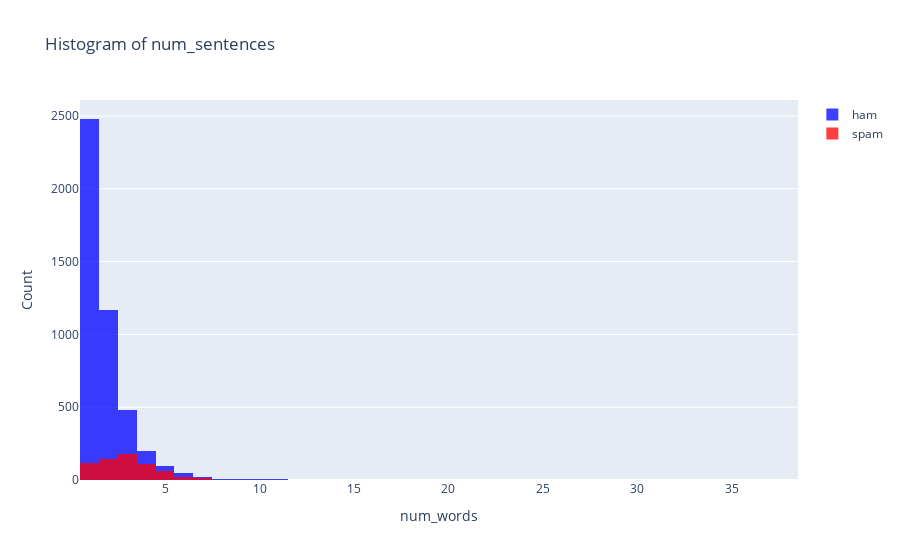

Write notebook code for a chart like this one.
### Code cell
# Create traces
trace0 = go.Histogram(
    x=df[df['target'] == 0]['num_sentences'],
    opacity=0.75,
    name='ham',
    marker=dict(color='blue')
)
trace1 = go.Histogram(
    x=df[df['target'] == 1]['num_sentences'],
    opacity=0.75,
    name='spam',
    marker=dict(color='red')
)
data = [trace0, trace1]
layout = go.Layout(barmode='overlay', title_text='Histogram of num_sentences', xaxis=dict(title='num_words'), yaxis=dict( title='Count'),)
fig = go.Figure(data=data, layout=layout)
fig.show()

### Figure 1 — Plotly figure (JSON) as saved in the notebook; plotly's stock layout.template omitted (floating-point values rounded to 4 significant figures; data arrays with more than 128 entries replaced by an {"elided": "..."} marker saying what was removed)
{"data": [{"marker": {"color": "blue"}, "name": "ham", "opacity": 0.75, "type": "histogram", "x": {"elided": "4516 int values"}}, {"marker": {"color": "red"}, "name": "spam", "opacity": 0.75, "type": "histogram", "x": {"elided": "653 int values"}}], "layout": {"autosize": true, "barmode": "overlay", "title": {"text": "Histogram of num_sentences"}, "xaxis": {"autorange": true, "range": [0.5, 38.5], "title": {"text": "num_words"}, "type": "linear"}, "yaxis": {"autorange": true, "range": [0, 2609.0], "title": {"text": "Count"}}}}
